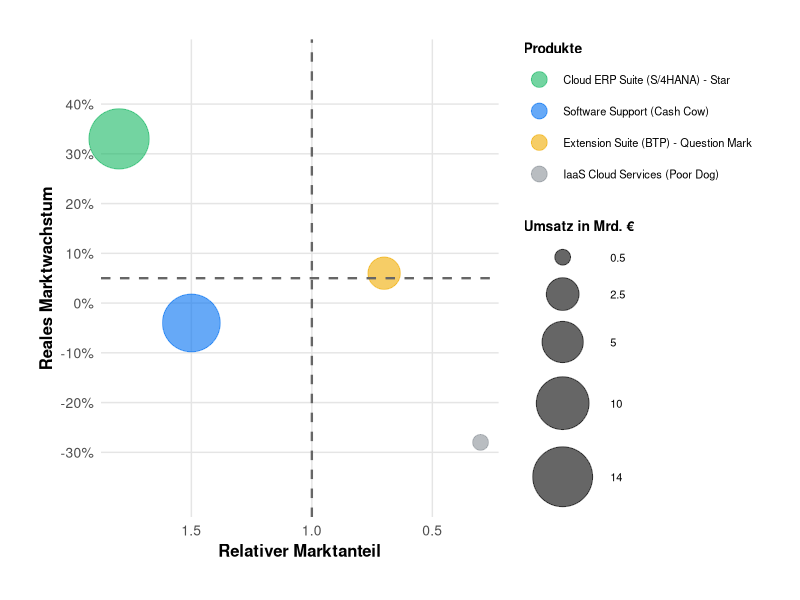

Write the R code that produced this figure. (Note: this script raises an error after producing the figure.)
# BCG-Matrix Visualisierung (SAP Geschäftsbericht 2024 - Offizielle Daten)
# Laden der benötigten Bibliothek
library(ggplot2)

# Datenbasis erstellen mit offiziellen SAP-Produktnamen und -Daten
data <- data.frame(
  SGE = c("A", "B", "C", "D"),
  Produktname = factor(
    c("A", "B", "C", "D"),
    levels = c("A", "B", "C", "D"),
    labels = c(
      "Cloud ERP Suite (S/4HANA) - Star",
      "Software Support (Cash Cow)",
      "Extension Suite (BTP) - Question Mark",
      "IaaS Cloud Services (Poor Dog)"
    )
  ),
  Marktanteil_relativ = c(1.8, 1.5, 0.7, 0.3),
  Marktwachstum = c(33, -4, 6, -28),
  Umsatz = c(14.2, 12.7, 2.4, 0.5)
)

# Grafik erstellen
ggplot(data, aes(x = Marktanteil_relativ, y = Marktwachstum, size = Umsatz, color = Produktname)) +
  # Bubbles mit unterschiedlichen Farben
  geom_point(alpha = 0.6) +

  # Farbpalette für die 4 SGEs (SAP-inspirierte Farben)
  scale_color_manual(
    values = c(
      "Cloud ERP Suite (S/4HANA) - Star" = "#17B863",              # Grün (Star)
      "Software Support (Cash Cow)" = "#0070F2",                   # SAP Blau (Cash Cow)
      "Extension Suite (BTP) - Question Mark" = "#F0AB00",         # SAP Gold (Question Mark)
      "IaaS Cloud Services (Poor Dog)" = "#8B9198"                 # Grau (Poor Dog)
    ),
    name = "Produkte"
  ) +

  # Quadranten-Trennlinien
  geom_vline(xintercept = 1.0, linetype = "dashed", color = "gray40", linewidth = 0.8) +
  geom_hline(yintercept = 5, linetype = "dashed", color = "gray40", linewidth = 0.8) +

  # Achsen-Konfiguration
  scale_x_log10(
    breaks = c(0.1, 0.2, 0.5, 1, 2, 5),
    labels = c("0.1x", "0.2x", "0.5x", "1x", "2x", "5x"),
    limits = c(0.1, 5)
  ) +
  scale_x_reverse() +  # Invertiert die X-Achse (hohe Werte links)

  scale_y_continuous(
    breaks = seq(-30, 40, 10),
    labels = paste0(seq(-30, 40, 10), "%"),
    limits = c(-35, 45),
    expand = expansion(mult = 0.1)
  ) +

  # Blasengröße-Skala (mit Legende)
  scale_size_continuous(
    range = c(5, 20),
    name = "Umsatz in Mrd. €",
    breaks = c(0.5, 2.5, 5, 10, 14),
    labels = c("0.5", "2.5", "5", "10", "14")
  ) +

  # Verhindert Abschneiden der Bubbles am Rand
  coord_cartesian(clip = "off") +

  # Beschriftungen
  labs(
    x = "Relativer Marktanteil",
    y = "Reales Marktwachstum"
  ) +

  # Minimalistisches Design (PowerPoint-optimiert)
  theme_minimal(base_size = 12, base_family = "sans") +
  theme(
    plot.title = element_text(hjust = 0.5, size = 16, face = "bold", family = "sans"),
    axis.title = element_text(size = 12, face = "bold", family = "sans"),
    axis.text = element_text(size = 10, family = "sans"),
    panel.grid.minor = element_blank(),
    panel.grid.major = element_line(color = "gray90", linewidth = 0.5),
    legend.position = "right",
    legend.title = element_text(size = 10, face = "bold", family = "sans"),
    legend.text = element_text(size = 8, family = "sans"),
    legend.key.size = unit(0.8, "cm"),
    legend.spacing.y = unit(0.3, "cm"),
    plot.background = element_rect(fill = "white", color = NA),
    panel.background = element_rect(fill = "white", color = NA),
    plot.margin = margin(10, 10, 10, 10, "mm")
  ) +
  # Legenden-Reihenfolge: Farbe zuerst, dann Größe
  guides(
    color = guide_legend(order = 1, override.aes = list(size = 5)),
    size = guide_legend(order = 2)
  )

# Grafik speichern (PowerPoint-optimiert)
# Sicherstellen, dass die Datei im gleichen Verzeichnis wie der Code gespeichert wird
script_dir <- dirname(sys.frame(1)$ofile)
if (is.null(script_dir) || script_dir == "") {
  # Fallback: Verwende das Verzeichnis des Skripts
  script_dir <- dirname(rstudioapi::getActiveDocumentContext()$path)
}
ggsave(
  file.path(script_dir, "../../output/portfolio/bcg_matrix.png"),
  width = 10,
  height = 7,
  dpi = 300,
  bg = "white"
)
